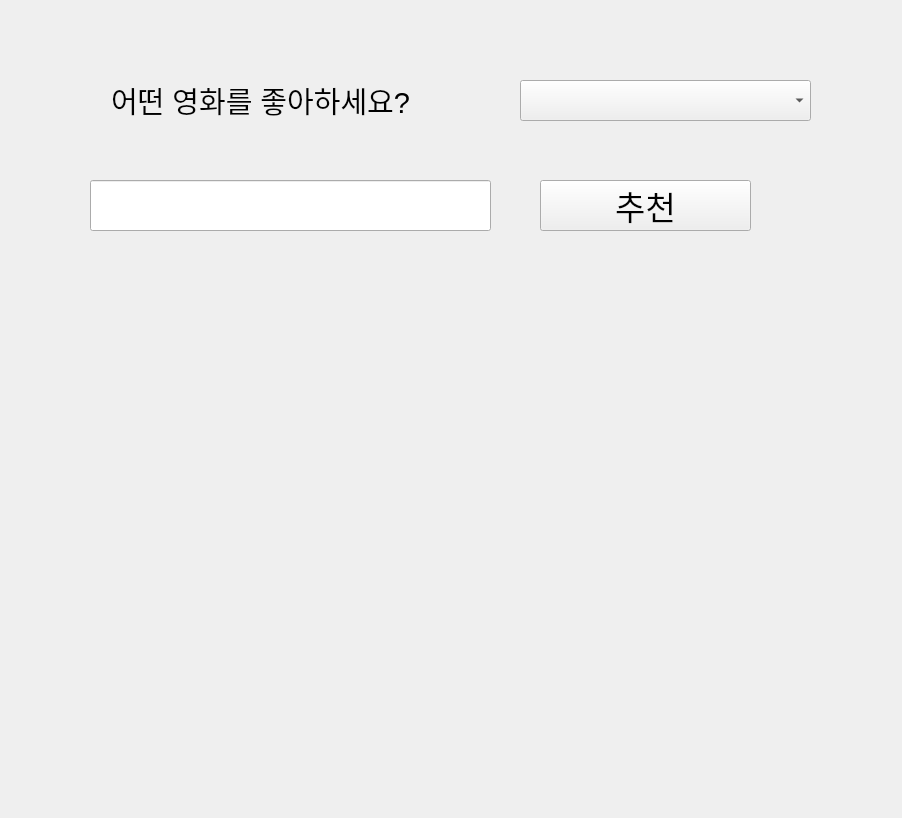
<?xml version="1.0" encoding="UTF-8"?>
<ui version="4.0">
 <class>Form</class>
 <widget class="QWidget" name="Form">
  <property name="geometry">
   <rect>
    <x>0</x>
    <y>0</y>
    <width>902</width>
    <height>818</height>
   </rect>
  </property>
  <property name="windowTitle">
   <string>Form</string>
  </property>
  <widget class="QLabel" name="label">
   <property name="geometry">
    <rect>
     <x>70</x>
     <y>80</y>
     <width>381</width>
     <height>41</height>
    </rect>
   </property>
   <property name="font">
    <font>
     <pointsize>22</pointsize>
    </font>
   </property>
   <property name="text">
    <string>어떤 영화를 좋아하세요?</string>
   </property>
   <property name="alignment">
    <set>Qt::AlignCenter</set>
   </property>
  </widget>
  <widget class="QComboBox" name="cb_title">
   <property name="geometry">
    <rect>
     <x>520</x>
     <y>80</y>
     <width>291</width>
     <height>41</height>
    </rect>
   </property>
   <property name="font">
    <font>
     <pointsize>18</pointsize>
    </font>
   </property>
  </widget>
  <widget class="QLineEdit" name="le_keyword">
   <property name="geometry">
    <rect>
     <x>90</x>
     <y>180</y>
     <width>401</width>
     <height>51</height>
    </rect>
   </property>
   <property name="font">
    <font>
     <pointsize>22</pointsize>
    </font>
   </property>
  </widget>
  <widget class="QPushButton" name="btn_recommend">
   <property name="geometry">
    <rect>
     <x>540</x>
     <y>180</y>
     <width>211</width>
     <height>51</height>
    </rect>
   </property>
   <property name="font">
    <font>
     <pointsize>25</pointsize>
    </font>
   </property>
   <property name="text">
    <string>추천</string>
   </property>
  </widget>
  <widget class="QLabel" name="lb_recommendation">
   <property name="geometry">
    <rect>
     <x>60</x>
     <y>270</y>
     <width>781</width>
     <height>501</height>
    </rect>
   </property>
   <property name="font">
    <font>
     <pointsize>20</pointsize>
    </font>
   </property>
   <property name="text">
    <string/>
   </property>
  </widget>
 </widget>
 <resources/>
 <connections/>
</ui>
